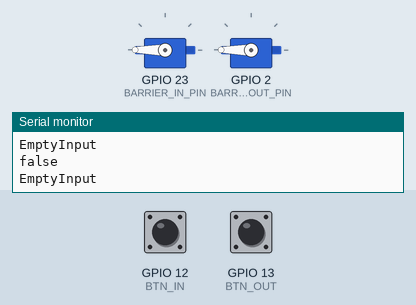
This program was run on a simulated ESP32. Shown: 2 × servo, the last lines printed to the serial monitor. Inputs (shaded band) come from the test bench; at power-on: GPIO 12 (BTN_IN) HIGH, GPIO 13 (BTN_OUT) HIGH. WiFi joins after 1.5 s; servers stay silent unless stated; the Firebase database answers and starts empty.

Above: at 2.7 s.
2.8 s: GPIO 12 (BTN_IN) pulled LOW for 0.15 s
4.5 s: GPIO 12 (BTN_IN) pulled LOW for 0.15 s
At 4.99 s:
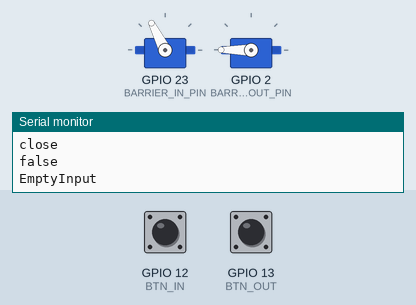
7.1 s: GPIO 12 (BTN_IN) pulled LOW for 0.15 s
At 7.52 s:
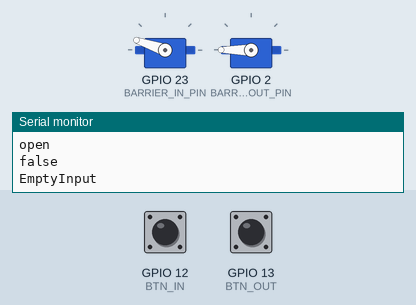
At 8.7 s:
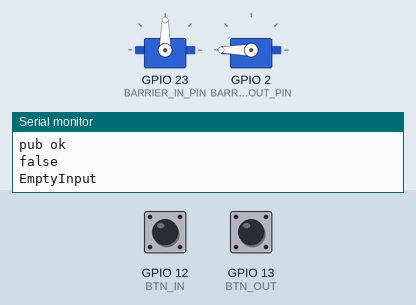
9.7 s: GPIO 13 (BTN_OUT) pulled LOW for 0.15 s
11.4 s: GPIO 13 (BTN_OUT) pulled LOW for 0.15 s
14.0 s: GPIO 13 (BTN_OUT) pulled LOW for 0.15 s
At 16.4 s:
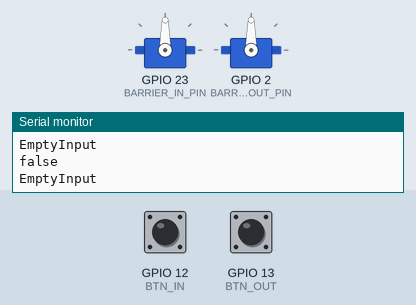
Timing chart, 0 to 17.6 s (numbered marks = the images above; inputs shaded):
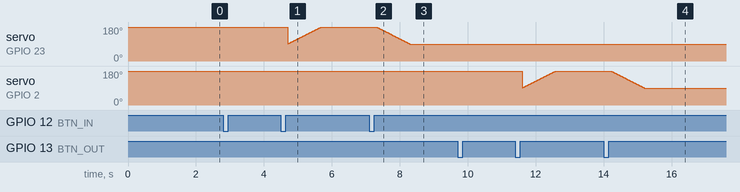

The program:

main.cpp
```cpp
#include <Arduino.h>
#include <WiFi.h>
#include <FirebaseESP32.h>
#include <ESP32Servo.h>
#include <ArduinoJson.h>
#include <LiquidCrystal_I2C.h>
#include <OneButton.h>
StaticJsonDocument<250> docIn;
// lcd info
LiquidCrystal_I2C lcd(0x27, 16, 2);
// servo info
Servo barrierIn;
Servo barrierOut;
#define BARRIER_IN_PIN 23
#define BARRIER_OUT_PIN 2
// button info
#define BTN_IN 12
#define BTN_OUT 13
OneButton btnIn(BTN_IN, true);
OneButton btnOut(BTN_OUT, true);
// wifi info
#define WIFI_SSID "Duong"
#define WIFI_PASSWORD "00000000"
// FB INFO
#define API_KEY "AIzaSyB13ZLG-6PA9d6qrghp46ctHNnQzuwMJqY"
#define DATABASE_URL "https://smart-parking-b4df2-default-rtdb.firebaseio.com/"
// #define USER_EMAIL ""
// #define USER_PASSWORD ""
#define STREAM_PATH "/647f467ad3f1cad87ec87dc8"
#define TOTAL_SLOT_PATH "/total_slot"
// cycle read fb
#define FirebaseReadInterval 500
// cycle on servo
#define barrierInterval 10
// barrier state type
typedef enum
{
  BARRIER_OPEN = 0,
  BARRIER_CLOSE = 1,
} barrier_state_t;
// var
unsigned long recMillis = 0, barrierInMillis = 0, barrierOutMillis = 0;
FirebaseData fbData;
barrier_state_t barrierInState = BARRIER_CLOSE;
barrier_state_t barrierOutState = BARRIER_CLOSE;
uint8_t totalSlot;
uint8_t useSlot;
uint8_t barrierInPos = 0;
uint8_t barrierOutPos = 0;
bool flag1 = false, flag2 = false, flagSendFb = false, flagFb1Send = false, flagFb2Send = false;
TaskHandle_t taskHandle_1;
void taskAction(void *parameter);
// put function declarations here:
// init wifi
void WiFiInit();
// init firebase
void FirebaseInit();
//  init servo
void barrierInit();
void barrierOpen();
void barrierClose();
bool cmpStr(String data1, String data2);
bool onDataChange(barrier_state_t data);
// init lcd
void lcdInit();
void lcdPrint(uint8_t useSlot);
// init button
void btnInit();
void btnInOnClk();
void btnOutOnClk();
void btnLoop();

void setup()
{
  Serial.begin(115200);
  WiFiInit();
  FirebaseInit();
  barrierInit();
  // lcdInit();
  btnInit();
  //  get total slot
  //  while(Firebase.ready()&& totalSlot==0){
  //    Firebase.getInt(fbData,TOTAL_SLOT_PATH);
  //    totalSlot=fbData.intData();
  //    Serial.printf("tong so vi tri co the gui xe la:%d",totalSlot);
  //    Serial.println();
  //   }

  // barrier action
  xTaskCreatePinnedToCore(taskAction, "TaskAction", 1024 * 15, NULL, 1, &taskHandle_1, 1);
}

void loop()
{
  // 1 check wifi connection
  if (WiFi.status() == WL_CONNECTED)
  {
    // 2 get data from firebase database
    if (flagSendFb == false)
    {
      if (Firebase.ready() && (millis() - recMillis > FirebaseReadInterval || recMillis == 0))
      {
        Firebase.getString(fbData, STREAM_PATH);
        String strData = fbData.stringData();
        Serial.println(strData);
        // 2.1 parse json string
        docIn.clear();
        DeserializationError err = deserializeJson(docIn, strData);
        if (err)
        {
          Serial.println("false");
          Serial.println(err.f_str());
          return;
        }
        String barrierInStateTmp = docIn["barrier_in"];
        String barrierOutStateTmp = docIn["barrier_out"];
        useSlot = docIn["use_slot"];
        // 2.2 check data change
        //  barrier in
        barrier_state_t dtbState;
        // convert the barrier_in state
        if (flag1 == false)
        {
          if (cmpStr(barrierInStateTmp, "close"))
          {
            dtbState = BARRIER_CLOSE;
            // Serial.println("barrier in close");
          }
          else if (cmpStr(barrierInStateTmp, "open"))
          {
            dtbState = BARRIER_OPEN;
            // Serial.println("barier in open");
          }
          else
          {
            Serial.println("erro");
            return;
          }
          if (dtbState != barrierInState)
            flag1 = true;
        }
        // convert the barrier_out state
        if (flag2 == false)
        {
          if (cmpStr(barrierOutStateTmp, "close"))
          {
            dtbState = BARRIER_CLOSE;
            // Serial.println("barier out close");
          }
          else if (cmpStr(barrierOutStateTmp, "open"))
          {
            dtbState = BARRIER_OPEN;
            // Serial.println("barrier out open");
          }
          else
          {
            Serial.println("erro");
            return;
          }
          if (dtbState != barrierOutState)
            flag2 = true;
        }
        recMillis = millis();
      }
    }
    else
    {
      if (flag1 == false && flag2 == false)
      {
        FirebaseJson json;
        docIn.clear();
        if (barrierInState == BARRIER_CLOSE)
        {
          docIn["barrier_in"] = "close";
          json.add("barrier_in", "close");
        }
        else
        {
          docIn["barrier_in"] = "open";
          json.add("barrier_in", "open");
        }
        if (barrierOutState == BARRIER_CLOSE)
        {
          docIn["barrier_out"] = "close";
          json.add("barrier_out", "close");
        }
        else
        {
          docIn["barrier_out"] = "open";
          json.add("barrier_out", "open");
        }
        String strData = "";
        serializeJson(docIn, strData);
        Serial.println(strData);
        // send
        if (Firebase.setJSON(fbData, STREAM_PATH, json))
        {
          flagSendFb = false;
          Serial.println("pub ok");
        }
        //
      }
    }
  }
  else
  {
    // reconnect wifi
    WiFi.begin(WIFI_SSID, WIFI_PASSWORD);
    Serial.println("reconnect wifi: ");
    delay(3000);
  }
}

//
void taskAction(void *parameter)
{
  (void)parameter;
  while (true)
  {
    // check button update
    // check button update
    btnLoop();
    // 3 action
    // 3.1 barier_in action
    if (((millis() - barrierInMillis) > barrierInterval || barrierInMillis == 0) && flag1)
    {
      if (barrierInState == BARRIER_OPEN)
      {
        // close barrier
        if (barrierInPos <= 90)
        {
          // Serial.printf("barier in open pos=  %d", barrierInPos + 90);
          // Serial.println();
          barrierInPos += 1;
          barrierIn.write(barrierInPos + 90);
          // barrierInMillis= millis();
        }
        else
        {
          barrierInState = BARRIER_CLOSE;
          Serial.println("in close");
          flag1 = false;
        }
      }
      else
      {
        // close barier
        if (barrierInPos > 0)
        {
          // Serial.printf("barier in close pos=%d", barrierInPos + 90);
          // Serial.println();
          barrierInPos -= 1;
          barrierIn.write(barrierInPos + 90);
          // barrierInMillis= millis();
        }
        else
        {
          // lcdPrint(useSlot);
          barrierInState = BARRIER_OPEN;
          Serial.println("in open");
          flag1 = false;
        }
      }
      barrierInMillis = millis();
    }
    // 3.2 barier_out action
    if ((millis() - barrierOutMillis > barrierInterval || barrierOutMillis == 0) && flag2)
    {
      if (barrierOutState == BARRIER_OPEN)
      {
        // close barrier
        if (barrierOutPos <= 90)
        {
          // Serial.printf("barier out open pos=  %d", barrierOutPos+90);
          // Serial.println();
          barrierOutPos += 1;
          barrierOut.write(barrierOutPos + 90);
          // barrierInMillis= millis();
        }
        else
        {
          barrierOutState = BARRIER_CLOSE;
          Serial.println("out close");
          flag2 = false;
        }
      }
      else
      {
        // close barier
        if (barrierOutPos > 0)
        {
          // Serial.printf("barier out close pos=%d", barrierOutPos + 90);
          // Serial.println();
          barrierOutPos -= 1;
          barrierOut.write(barrierOutPos + 90);
          // barrierInMillis= millis();
        }
        else
        {
          // lcdPrint(useSlot);
          barrierOutState = BARRIER_OPEN;
          Serial.println("out open");
          flag2 = false;
        }
      }
      barrierOutMillis = millis();
    }
  }
}
void WiFiInit()
{
  WiFi.begin(WIFI_SSID, WIFI_PASSWORD);
  Serial.print("Connecting to Wi-Fi");
  int timer1 = millis();
  while (WiFi.status() != WL_CONNECTED)
  {
    delay(500);
    Serial.print(".");
    if (millis() - timer1 > 5000)
      break;
  }
  Serial.println();
  Serial.print("Connected with IP: ");
  Serial.println(WiFi.localIP());
  Serial.println();
}
void FirebaseInit()
{
  Firebase.begin(DATABASE_URL, API_KEY);
  Firebase.reconnectWiFi(true);
  Serial.printf("Firebase Client v%s\n\n", FIREBASE_CLIENT_VERSION);
  Serial.println();
}

void barrierInit()
{
  barrierIn.setPeriodHertz(50);                  // PWM frequency for SG90
  barrierIn.attach(BARRIER_IN_PIN, 500, 2400);   // Minimum and maximum pulse width (in µs) to go from 0° to 180
  barrierOut.setPeriodHertz(50);                 // PWM frequency for SG90
  barrierOut.attach(BARRIER_OUT_PIN, 500, 2400); // Minimum and maximum pulse width (in µs) to go from 0° to 180
  // close barrier
  barrierIn.write(180);
  barrierOut.write(180);
}

// void barrierOpen(){
//   for (uint8_t i = 0; i <=90; i+=5){
//     Serial.println(i);
//     barrier.write(i);
//     delay(15);
//   }
// }

// void barrierClose(){
//    for (uint8_t i = 90; i >0; i-=5){
//     Serial.println(i);
//     barrier.write(i);
//     delay(15);
//     }
// }

void lcdInit()
{
  lcd.init();
  lcd.backlight();
  lcd.setCursor(0, 0);
}
void lcdPrint(uint8_t useSlot)
{
  /*
          WELCOME
    SL : USESLOT/TOTALSLOT
  */
  lcd.clear();
  lcd.setCursor(5, 0);
  lcd.print("WELCOME");
  lcd.setCursor(0, 1);
  lcd.print("SL: ");
  lcd.print(useSlot);
  lcd.print("/");
  lcd.print(totalSlot);
  Serial.printf("sl :%d/%d", useSlot, totalSlot);
  Serial.println();
}

bool cmpStr(String data1, String data2)
{
  uint8_t dt1Leng = data1.length();
  uint8_t dt2Leng = data2.length();
  if (dt1Leng != dt2Leng)
    return false;
  for (uint8_t i = 0; i < dt1Leng; i++)
  {
    if (data1[i] != data2[i])
      return false;
  }
  return true;
}

bool onDataChange(barrier_state_t data)
{
  static barrier_state_t stateTmp = BARRIER_CLOSE;
  if (data == stateTmp)
    return false;
  stateTmp = data;
  return true;
}
void btnInit()
{
  btnIn.attachClick(btnInOnClk);
  btnOut.attachClick(btnOutOnClk);
}
void btnInOnClk()
{
  Serial.println("button in click");
  if (flag1 == false)
  {
    flag1 = true;
    flagSendFb = true;
    if (barrierInState == BARRIER_CLOSE)
    {
      barrierInState == BARRIER_OPEN;
      Serial.println("open");
    }
    else
    {
      barrierInState == BARRIER_CLOSE;
      Serial.println("close");
    }
  }
}
void btnOutOnClk()
{
  Serial.println("button out click");
  if (flag2 == false)
  {
    flag2 = true;
    flagSendFb = true;
    if (barrierOutState == BARRIER_CLOSE)
    {
      barrierOutState == BARRIER_OPEN;
      Serial.println("open");
    }
    else
    {
      barrierOutState == BARRIER_CLOSE;
      Serial.println("close");
    }
  }
}
void btnLoop()
{
  btnIn.tick();
  btnOut.tick();
}
```

Measured:
- after the input at 7.1 s, servo on GPIO 23 (BARRIER_IN_PIN): moves from 180° to 90° over 0.98 s, starting after 0.21 s
- after the input at 14.0 s, servo on GPIO 2 (BARRIER_OUT_PIN): moves from 180° to 90° over 0.98 s, starting after 0.21 s
